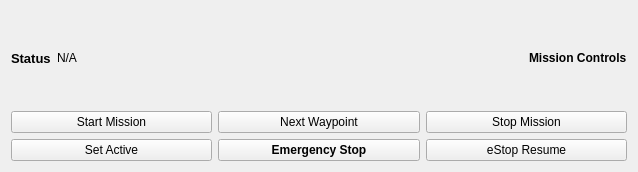
<?xml version="1.0" encoding="UTF-8"?>
<ui version="4.0">
 <class>Form</class>
 <widget class="QWidget" name="Form">
  <property name="geometry">
   <rect>
    <x>0</x>
    <y>0</y>
    <width>638</width>
    <height>172</height>
   </rect>
  </property>
  <property name="sizePolicy">
   <sizepolicy hsizetype="Minimum" vsizetype="Minimum">
    <horstretch>0</horstretch>
    <verstretch>0</verstretch>
   </sizepolicy>
  </property>
  <property name="windowTitle">
   <string>Form</string>
  </property>
  <property name="styleSheet">
   <string notr="true">QWidget[styleit=true] {border-style: solid;
border-width: 2px;
border-right-color: rgb(136, 138, 133);}
</string>
  </property>
  <property name="styleit" stdset="0">
   <bool>true</bool>
  </property>
  <layout class="QVBoxLayout" name="verticalLayout">
   <item>
    <layout class="QHBoxLayout" name="labelLayout">
     <item>
      <widget class="QLabel" name="label_2">
       <property name="font">
        <font>
         <pointsize>10</pointsize>
         <weight>75</weight>
         <bold>true</bold>
        </font>
       </property>
       <property name="text">
        <string>Status</string>
       </property>
      </widget>
     </item>
     <item>
      <widget class="ROSTopicLabel" name="missionStatusLabel">
       <property name="text">
        <string>N/A</string>
       </property>
      </widget>
     </item>
     <item>
      <spacer name="horizontalSpacer_2">
       <property name="orientation">
        <enum>Qt::Horizontal</enum>
       </property>
       <property name="sizeHint" stdset="0">
        <size>
         <width>40</width>
         <height>20</height>
        </size>
       </property>
      </spacer>
     </item>
     <item>
      <widget class="QLabel" name="label">
       <property name="font">
        <font>
         <weight>75</weight>
         <bold>true</bold>
        </font>
       </property>
       <property name="text">
        <string>Mission Controls</string>
       </property>
      </widget>
     </item>
    </layout>
   </item>
   <item>
    <layout class="QHBoxLayout" name="buttonLayout">
     <item>
      <widget class="ROSServiceClientQButton" name="startMissionButton">
       <property name="text">
        <string>Start Mission</string>
       </property>
      </widget>
     </item>
     <item>
      <widget class="ROSServiceClientQButton" name="nextWaypointButton">
       <property name="text">
        <string>Next Waypoint</string>
       </property>
      </widget>
     </item>
     <item>
      <widget class="ROSServiceClientQButton" name="stopMissionButton">
       <property name="text">
        <string>Stop Mission</string>
       </property>
      </widget>
     </item>
    </layout>
   </item>
   <item>
    <layout class="QHBoxLayout" name="horizontalLayout">
     <item>
      <widget class="ROSServiceClientQButton" name="setActiveButton">
       <property name="text">
        <string>Set Active</string>
       </property>
      </widget>
     </item>
     <item>
      <widget class="ROSServiceClientQButton" name="eStopButton">
       <property name="font">
        <font>
         <weight>75</weight>
         <bold>true</bold>
        </font>
       </property>
       <property name="text">
        <string>Emergency Stop</string>
       </property>
      </widget>
     </item>
     <item>
      <widget class="ROSServiceClientQButton" name="eResumeButton">
       <property name="text">
        <string>eStop Resume</string>
       </property>
      </widget>
     </item>
    </layout>
   </item>
  </layout>
 </widget>
 <customwidgets>
  <customwidget>
   <class>ROSServiceClientQButton</class>
   <extends>QPushButton</extends>
   <header>widgets/ros_widgets/ros_service_client_button</header>
  </customwidget>
  <customwidget>
   <class>ROSTopicLabel</class>
   <extends>QLabel</extends>
   <header>widgets/ros_widgets/ros_topic_label</header>
  </customwidget>
 </customwidgets>
 <resources/>
 <connections/>
</ui>
